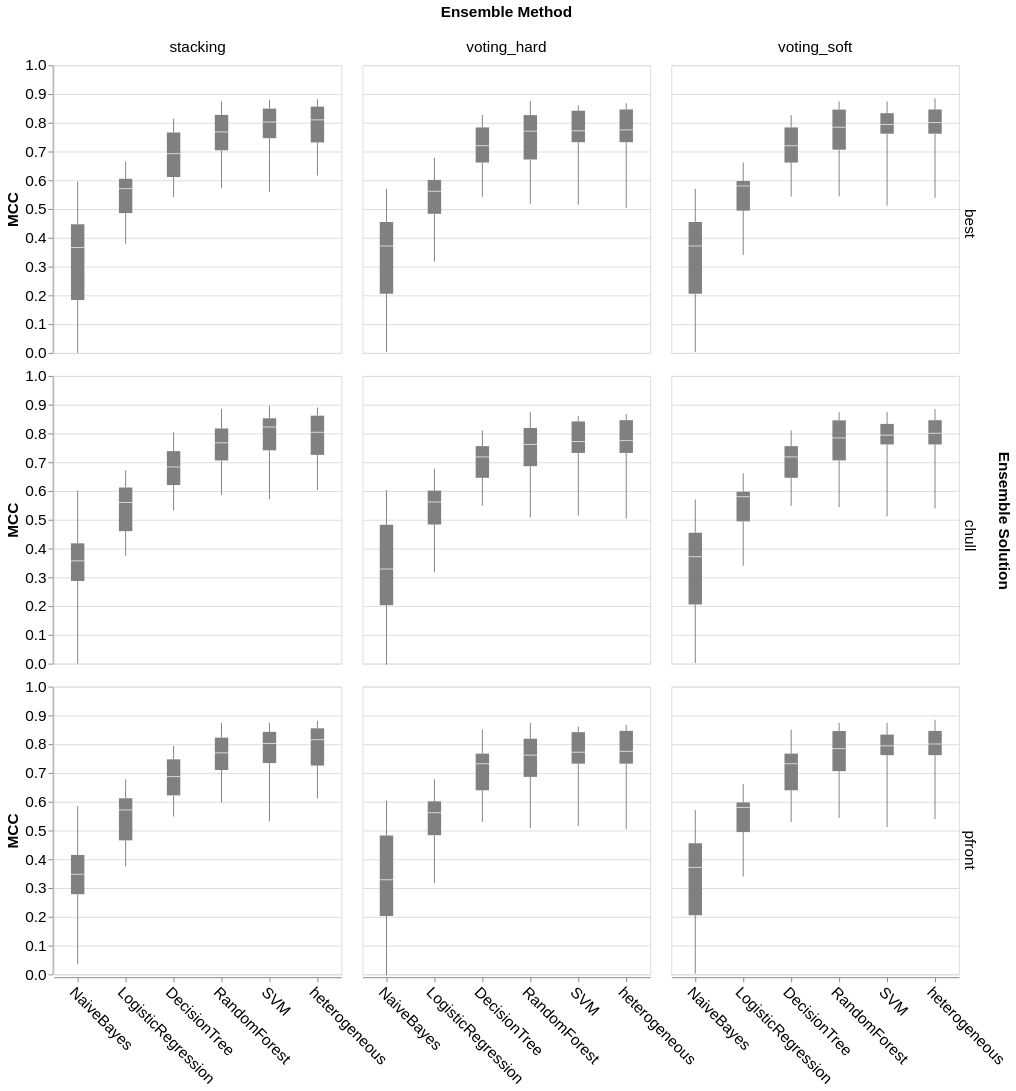

Notebook code cell kept with this figure:
### Markdown cell above
### Visualize the comparison between the heterogeneous and the homogeneous ensemble selection results

### Code cell
fontsize = 16
# draw boxplot of the ensemble and pairwise results
ensemble_comparison_chart = alt.Chart(best_ensemble_selection).mark_boxplot(extent='min-max', color='grey').encode(
    x=alt.X('clf:N', sort=['NaiveBayes','LogisticRegression','DecisionTree','RandomForest','SVM','heterogeneous'], 
            axis=alt.Axis(title=None, labelAngle=45)),
    y=alt.Y('best_fold_scores:Q', 
            axis=alt.Axis(title='MCC'),
            scale=alt.Scale(domain=[0,1])),
    column=alt.Column('ensemble_method:N',
                      header=alt.Header(title='Ensemble Method', 
                                         labelFontSize=fontsize, 
                                         titleFontSize=fontsize)),
    row=alt.Row('solution:N',
                header=alt.Header(title='Ensemble Solution', 
                                labelFontSize=fontsize, 
                                titleFontSize=fontsize,
                                #abelAngle=0,          # Keeps text horizontal
                                labelAlign='left',     # Aligns text relative to the chart
                                labelPadding=2,       # Distance from the plot
                                titleOrient='right',   # Places the "Cylinders" title on the right
                                labelOrient='right')),
).properties(
    width=300,
    height=300,
).configure_axis(
     labelFontSize=fontsize,
     titleFontSize=fontsize
)

ensemble_comparison_chart#.save("figures/ensemble_comparison_boxplot.pdf")

### Figure 1 — Vega-Lite specification as saved in the notebook (floating-point values rounded to 4 significant figures; data arrays with more than 128 entries replaced by an {"elided": "..."} marker saying what was removed)
{"config": {"view": {"continuousWidth": 300, "continuousHeight": 300}, "axis": {"labelFontSize": 16, "titleFontSize": 16}}, "data": {"name": "data-633a07a46c25ae57553f69039b8ca36a"}, "mark": {"type": "boxplot", "color": "grey", "extent": "min-max"}, "encoding": {"column": {"field": "ensemble_method", "header": {"labelFontSize": 16, "title": "Ensemble Method", "titleFontSize": 16}, "type": "nominal"}, "row": {"field": "solution", "header": {"labelAlign": "left", "labelFontSize": 16, "labelOrient": "right", "labelPadding": 2, "title": "Ensemble Solution", "titleFontSize": 16, "titleOrient": "right"}, "type": "nominal"}, "x": {"axis": {"labelAngle": 45, "title": null}, "field": "clf", "sort": ["NaiveBayes", "LogisticRegression", "DecisionTree", "RandomForest", "SVM", "heterogeneous"], "type": "nominal"}, "y": {"axis": {"title": "MCC"}, "field": "best_fold_scores", "scale": {"domain": [0, 1]}, "type": "quantitative"}}, "height": 300, "width": 300, "$schema": "https://vega.github.io/schema/vega-lite/v5.17.0.json", "datasets": {"data-633a07a46c25ae57553f69039b8ca36a": {"elided": "1350 records"}}}
